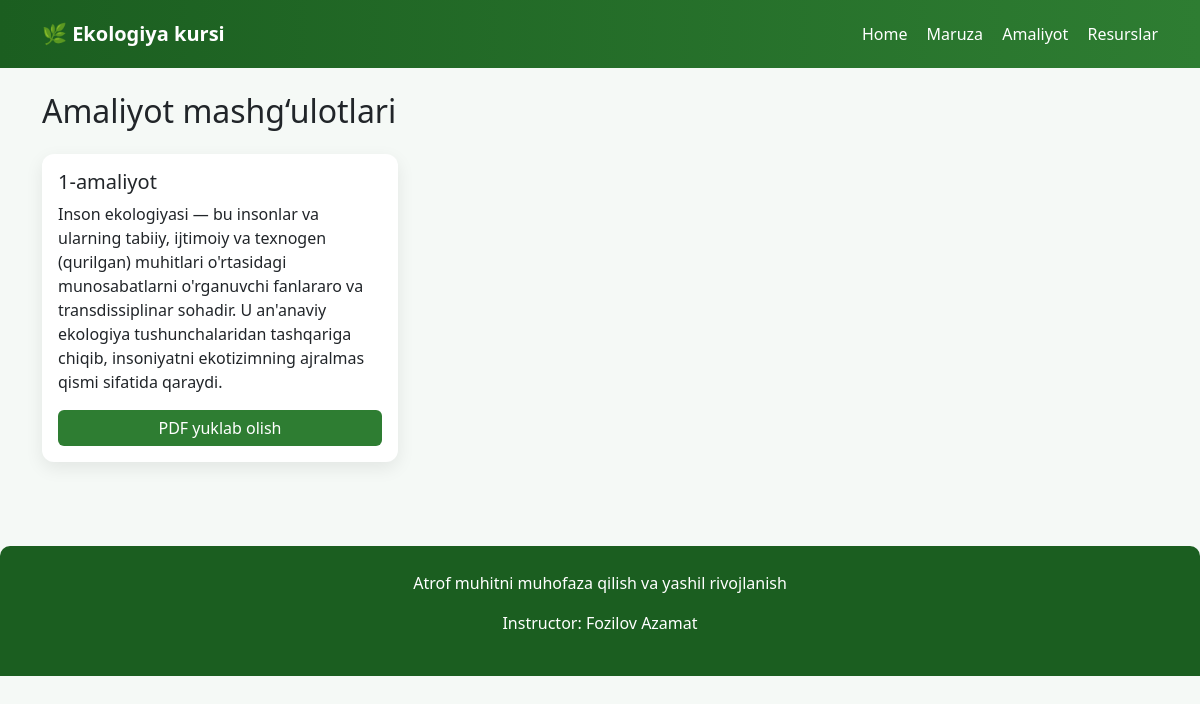
/amaliyot/, run on the app's committed database.
### courses/models.py (models this page shows, shortened)
class Practice(models.Model):
    title = models.CharField(max_length=200)
    description = models.TextField()
    pdf = models.FileField(upload_to="practice/")

### courses/views.py (the view)
# urls.py: path('amaliyot/', views.practice),
def practice(request):
    practice = Practice.objects.all()
    return render(request,"practice.html",{"practice":practice})

### courses/templates/practice.html
{% extends "base.html" %}
{% block content %}
<h2 class="mt-4 mb-4">Amaliyot mashg‘ulotlari</h2>
<div class="row">
{% for p in practice %}
<div class="col-md-4 mb-4">
<div class="card p-3">
<h5>{{ p.title }}</h5>
<p>{{ p.description }}</p>
<a href="{{ p.pdf.url }}" class="btn btn-green">
PDF yuklab olish
</a>
</div>
</div>
{% endfor %}
</div>
{% endblock %}

### courses/templates/base.html (style rules this page uses)
body { background:#f5f9f6; font-family: 'Segoe UI', sans-serif; }
.card { border:none; border-radius:12px; box-shadow:0 6px 18px rgba(0,0,0,0.08); transition:0.3s; }
.btn-green { background:#2e7d32; color:white; border:none; }

### data on the page
Practice: title "1-amaliyot", description "Inson ekologiyasi — bu insonlar va ularning tabiiy, ijtimoiy va texnogen (qurilgan) muhitlari o'rtasidagi munosabatlarni o'rganuvchi fanlararo va transdissiplinar sohadir. U an'anaviy ekologiya tushunchalaridan tashqariga chiqib, insoniyatni ekotizimning ajralmas qismi sifatida qaraydi."
